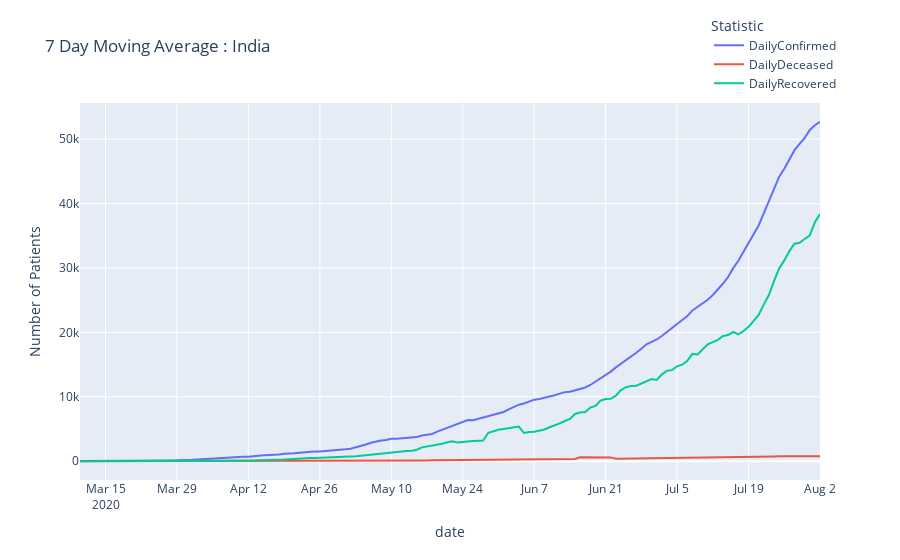

The code cell stored with this chart in its notebook:
### Code cell
fig = india_data[['DailyConfirmed', 'DailyDeceased',
                  'DailyRecovered']].rolling(window=7).mean().iloc[40:].plot(title=' 7 Day Moving Average : India')
fig.update_layout(yaxis=dict(title='Number of Patients'),
                  legend_title_text='Statistic', legend=dict(x=.85, y=1.24))

### Figure 1 — Plotly figure (JSON) as saved in the notebook; plotly's stock layout.template omitted (floating-point values rounded to 4 significant figures; data arrays with more than 128 entries replaced by an {"elided": "..."} marker saying what was removed)
{"data": [{"hovertemplate": "variable=DailyConfirmed<br>date=%{x}<br>value=%{y}<extra></extra>", "legendgroup": "DailyConfirmed", "line": {"color": "#636efa", "dash": "solid"}, "mode": "lines", "name": "DailyConfirmed", "orientation": "v", "showlegend": true, "type": "scatter", "x": {"elided": "146 str values"}, "xaxis": "x", "y": {"elided": "146 float values"}, "yaxis": "y"}, {"hovertemplate": "variable=DailyDeceased<br>date=%{x}<br>value=%{y}<extra></extra>", "legendgroup": "DailyDeceased", "line": {"color": "#EF553B", "dash": "solid"}, "mode": "lines", "name": "DailyDeceased", "orientation": "v", "showlegend": true, "type": "scatter", "x": {"elided": "146 str values"}, "xaxis": "x", "y": {"elided": "146 float values"}, "yaxis": "y"}, {"hovertemplate": "variable=DailyRecovered<br>date=%{x}<br>value=%{y}<extra></extra>", "legendgroup": "DailyRecovered", "line": {"color": "#00cc96", "dash": "solid"}, "mode": "lines", "name": "DailyRecovered", "orientation": "v", "showlegend": true, "type": "scatter", "x": {"elided": "146 str values"}, "xaxis": "x", "y": {"elided": "146 float values"}, "yaxis": "y"}], "layout": {"legend": {"title": {"text": "Statistic"}, "tracegroupgap": 0, "x": 0.85, "y": 1.24}, "title": {"text": " 7 Day Moving Average : India"}, "xaxis": {"anchor": "y", "domain": [0, 1], "title": {"text": "date"}}, "yaxis": {"anchor": "x", "domain": [0, 1], "title": {"text": "Number of Patients"}}}}
